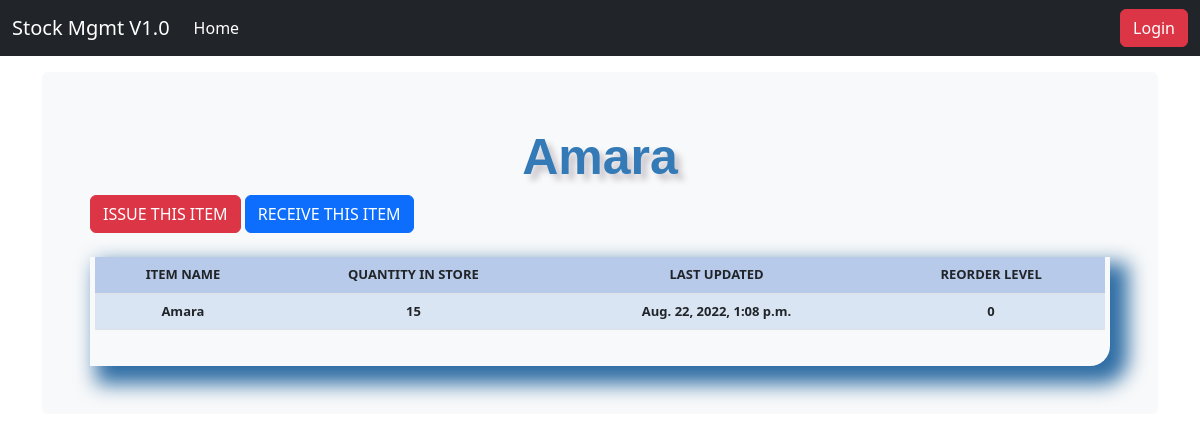
Page /stock_detail/5/ on the committed database.
### stockmgmt/models.py (models this page shows, shortened)
class Stock(models.Model):
    category = models.ForeignKey(Category, on_delete=models.CASCADE, blank=True)
    item_name = models.CharField(max_length=50, blank=True, null=True)
    quality = models.IntegerField(default='0', blank=True, null=True)
    receive_quantity = models.IntegerField(default='0', blank=True, null=True)
    receive_by = models.CharField(max_length=50, blank=True, null=True)
    issue_quantity = models.IntegerField(default='0', blank=True, null=True)
    issue_by = models.CharField(max_length=50, blank=True, null=True)
    issue_to = models.CharField(max_length=50, blank=True, null=True)
    phone_number = models.CharField(max_length=50, blank=True, null=True)
    created_by = models.CharField(max_length=50, blank=True, null=True)
    reorder_level = models.IntegerField(default='0', blank=True, null=True)
    last_updated = models.DateTimeField(auto_now_add=False, auto_now=True)
    timestamp = models.DateTimeField(auto_now_add=True, auto_now=False)

### stockmgmt/views.py (the view)
# urls.py: path('stock_detail/<str:pk>/', views.stock_detail, name="stock_detail"),
def stock_detail(request, pk):
    queryset = Stock.objects.get(id=pk)
    context = {
        "title": queryset.item_name,
        "queryset": queryset
    }
    return render(request, "stock_detail.html", context)

### stockmgmt/templates/stock_detail.html (shortened to what this page needs)
{% load static %}
{% load crispy_forms_tags %}
<!DOCTYPE html>
<html lang="en">
  <head>
<link href="{% static 'css/stylesheet.css' %}" rel="stylesheet">
<link href="https://cdn.jsdelivr.net/npm/bootstrap@5.2.0/dist/css/bootstrap.min.css" rel="stylesheet"
integrity="sha384-gH2yIJqKdNHPEq0n4Mqa/HGKIhSkIHeL5AyhkYV8i59U5AR6csBvApHHNl/vI1Bx">
    <link href="{% static 'css/navbar-top-fixed.css' %}" rel="stylesheet">
  </head>
  <body>
{% include 'navbar.html' %}
<main class="container">
  <div class="bg-light p-5 rounded">
    <div class='header'>{{title}}</div>
    <a href="{% url 'issue_items' queryset.id %}"><div class='btn btn-danger'>ISSUE THIS ITEM</div></a>
    <a href="{% url 'receive_items' queryset.id %}"><div class='btn btn-primary'>RECEIVE THIS ITEM</div></a>
            <br><br>
            <div class='display_table'>
                <table class='table'>
                    <tr>
                        <th>ITEM NAME</th>
                        <th>QUANTITY IN STORE</th>
                        <th>LAST UPDATED</th>
                        <th>REORDER LEVEL</th>
                    </tr>
                    <tr>
                        <th>{{queryset.item_name}}</th>
                        <th>{{queryset.quality}}</th>
                        <th>{{queryset.last_updated}}</th>
                        <th>{{queryset.reorder_level}}</th>
                    </tr>
                </table>
            </div>
  </div>
</main>
  </body>
</html>

### stockmgmt/static/css/stylesheet.css (style rules this page uses)
body { background-color: #34eb6b; }
.table { font-size: 13px; text-align: center; width: 95%; margin: auto; }
.table tr:nth-child(odd) { background: #B8CAEA; }
.table tr:nth-child(even) { background: #dae5f4; }
th { background: #337ab7; }
.display_table { border-bottom-right-radius: 20px; padding-left: 5px; padding-right: 5px; padding-bottom: 20px; box-shadow: 12px 12px 20px 6px #2e6da4; }
.header { font-family: helvetica; color: #337ab7; font-size: 50px; width: 100%; text-align: center; text-shadow: 6px 6px 6px #c9c6cc; display: block; font-weight: bolder; }

### stockmgmt/static/css/navbar-top-fixed.css (style rules this page uses)
body { min-height: 75rem; padding-top: 4.5rem; }

### rows in the picture
Stock: item_name "Amara", quality "15", last_updated "Aug. 22, 2022, 1:08 p.m.", reorder_level "0"
